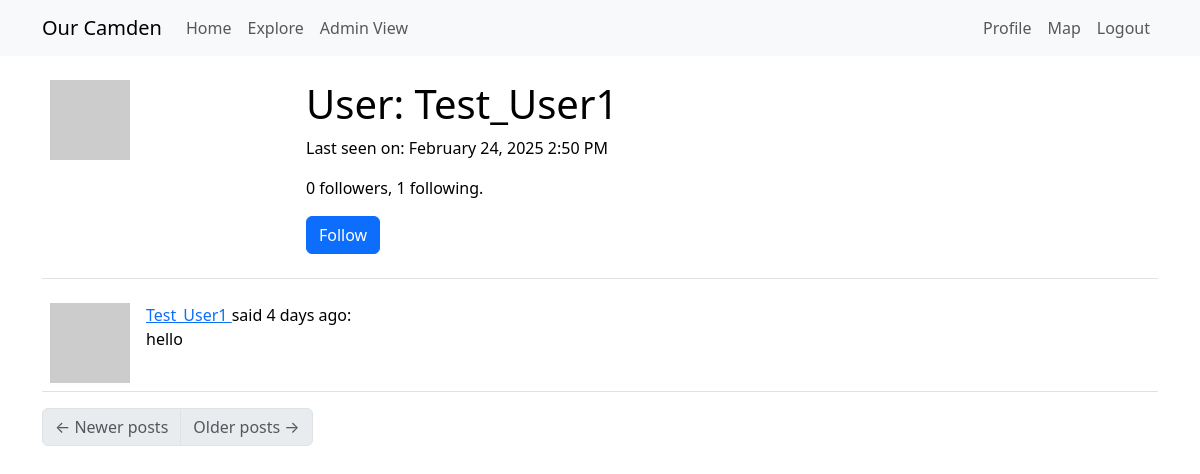
Screenshot of /user/Test_User1 (signed in) with the database file from the repository.
### app/models.py (models this page shows, shortened)
class User(UserMixin, db.Model):
    __tablename__ = "User"
    __searchable__ = ['username', 'email',]
    id: so.Mapped[int] = so.mapped_column(primary_key=True) # so.Mapped gives a python data type to the attr, so.mapped_column creates the actual column
    access_level: so.Mapped[int] = so.mapped_column(
        default=0,  # Default to 0 (logged-in User)
        nullable=False
    )
    username: so.Mapped[str] = so.mapped_column(sa.String(64), index=True,
                                                unique=True)
    email: so.Mapped[str] = so.mapped_column(sa.String(120), index=True,
                                             unique=True)
    password_hash: so.Mapped[Optional[str]] = so.mapped_column(sa.String(256)) #attr can be defined as Optional
    about_me: so.Mapped[Optional[str]] = so.mapped_column(sa.String(140))
    last_seen: so.Mapped[Optional[datetime]] = so.mapped_column(
        default=lambda: datetime.now(timezone.utc))
    posts: so.WriteOnlyMapped['Post'] = so.relationship(
        back_populates='author',
        passive_deletes=True) #back_populates links Posts.author to User.posts
    following: so.WriteOnlyMapped['User'] = so.relationship(
        secondary=followers, primaryjoin=(followers.c.follower_id == id), # establish link between User and Follower tables, where the id matches (all the Users this current User follows)
        secondaryjoin=(followers.c.followed_id == id), #links followers back to Users. identifies all Users who are followed by the current User
        back_populates='followers',
        passive_deletes=True) #links User.following to Follower.followers (who the User is following)
    followers: so.WriteOnlyMapped['User'] = so.relationship(
        secondary=followers, primaryjoin=(followers.c.followed_id == id),
        secondaryjoin=(followers.c.follower_id == id),
        back_populates='following',
        passive_deletes=True) #same but for who the User is being followed by
    Markers: so.Mapped["Marker"] = so.relationship(
        "Marker",
        back_populates="creator",  # Links to the `Marker.creator` relationship
    )
    def avatar(self, size):
        digest = md5(self.email.lower().encode('utf-8')).hexdigest()
        return f'https://www.gravatar.com/avatar/{digest}?d=identicon&s={size}' #provides an automatic avatar
    def is_following(self, User):
        query = self.following.select().where(User.id == User.id)
        return db.session.scalar(query) is not None
    def followers_count(self):
        query = sa.select(sa.func.count()).select_from(
            self.followers.select().subquery())
        return db.session.scalar(query)
    def following_count(self):
        query = sa.select(sa.func.count()).select_from(
            self.following.select().subquery())
        return db.session.scalar(query)

class Post(db.Model):
    __searchable__ = ['body']  # Fields to index
    id: so.Mapped[int] = so.mapped_column(primary_key=True)
    body: so.Mapped[str] = so.mapped_column(sa.String(140))
    timestamp: so.Mapped[datetime] = so.mapped_column(index=True, default=lambda: datetime.now(timezone.utc))
    user_id: so.Mapped[int] = so.mapped_column(sa.ForeignKey(User.id, ondelete='CASCADE'),index=True)
    author: so.Mapped[User] = so.relationship(back_populates='posts', passive_deletes=True)

### app/routes.py (the view)
@app.route('/user/<username>')
@login_required
def user(username):
    user = db.first_or_404(sa.select(User).where(User.username == username)) #get the matching user otherwise return a 404 invalid page error
    page = request.args.get('page', 1, type=int)
    query = user.posts.select().order_by(Post.timestamp.desc())
    posts = db.paginate(query, page=page,
                        per_page=app.config['POSTS_PER_PAGE'],
                        error_out=False) # collect + paginate all the current user’s posts in descending time order
    next_url = url_for('user', username=user.username, page=posts.next_num) \
        if posts.has_next else None
    prev_url = url_for('user', username=user.username, page=posts.prev_num) \
        if posts.has_prev else None
    form = EmptyForm() # provide a submit button to follow/unfollow users
    return render_template('user.html', user=user, posts=posts.items,
                           next_url=next_url, prev_url=prev_url, form=form)

### app/forms.py
class EmptyForm(FlaskForm):
    submit = SubmitField('Submit')

### app/models.py (called while the page is built)
@login.user_loader
def load_User(id):
    return db.session.get(User, int(id))

### app/routes.py (called while the page is built)
@app.before_request
def before_request(): # if user is logged in, record the time they log in, update database
    if current_user.is_authenticated:
        current_user.last_seen = datetime.now(timezone.utc)
        db.session.commit()

### app/templates/user.html (shortened to what this page needs)
{% extends "base.html" %}
{% block content %}
    <table class="table table-hover">
        <tr>
            <td width="256px"><img src="{{ user.avatar(256) }}"></td>
            <td>
                <h1>User: {{ user.username }}</h1>
                {% if user.last_seen %}
                <p>Last seen on: {{ moment(user.last_seen).format('LLL') }}</p>
                {% endif %}
                <p>{{ user.followers_count() }} followers, {{ user.following_count() }} following.</p>
                {% if user == current_user %}
                <p><a href="{{ url_for('edit_profile') }}">Edit your profile</a></p>
                {% elif not current_user.is_following(user) %}
                <p>
                    <form action="{{ url_for('follow', username=user.username) }}" method="post">
                        {{ form.submit(value='Follow', class_='btn btn-primary') }}
                    </form>
                </p>
                {% endif %}
            </td>
        </tr>
    </table>
    {% for post in posts %}
        {% include '_post.html' %}
    {% endfor %}
    <nav aria-label="Post navigation">
        <ul class="pagination">
            <li class="page-item{% if not prev_url %} disabled{% endif %}">
                <a class="page-link" href="{{ prev_url }}">
                    <span aria-hidden="true">&larr;</span> Newer posts
                </a>
            </li>
            <li class="page-item{% if not next_url %} disabled{% endif %}">
                <a class="page-link" href="{{ next_url }}">
                    Older posts <span aria-hidden="true">&rarr;</span>
                </a>
            </li>
        </ul>
    </nav>
{% endblock %}

### app/templates/_post.html
<table class="table table-hover">
    <tr>
        <td width="70px">
            <a href="{{ url_for('user', username=post.author.username) }}">
                <img src="{{ post.author.avatar(70) }}" />
            </a>
        </td>
        <td>
            <a href="{{ url_for('user', username=post.author.username) }}">
                {{ post.author.username }}
            </a>
            said {{ moment(post.timestamp).fromNow() }}:
            <br>
            {{ post.body }}
        </td>
    </tr>
</table>

### rows the page displays
User: username "Test_User1", last_seen "February 24, 2025 2:50 PM"
Post: author.username "Test_User1", timestamp "4 days ago", body "hello"

### other values shown
{{ user.followers_count() }} "0"
{{ user.following_count() }} "1"
